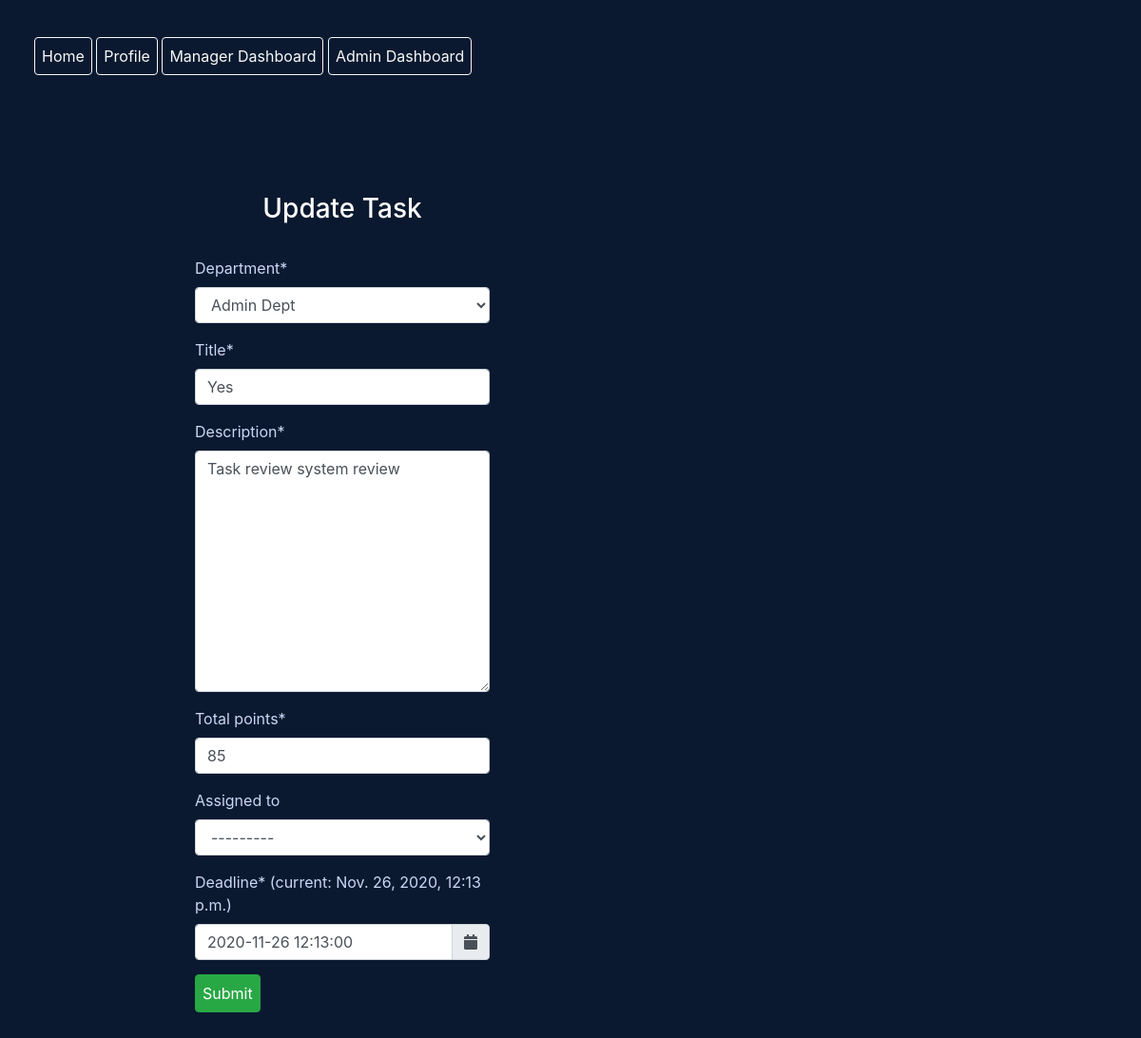
Before: /create/update-task/2 (signed in) with the older database file.
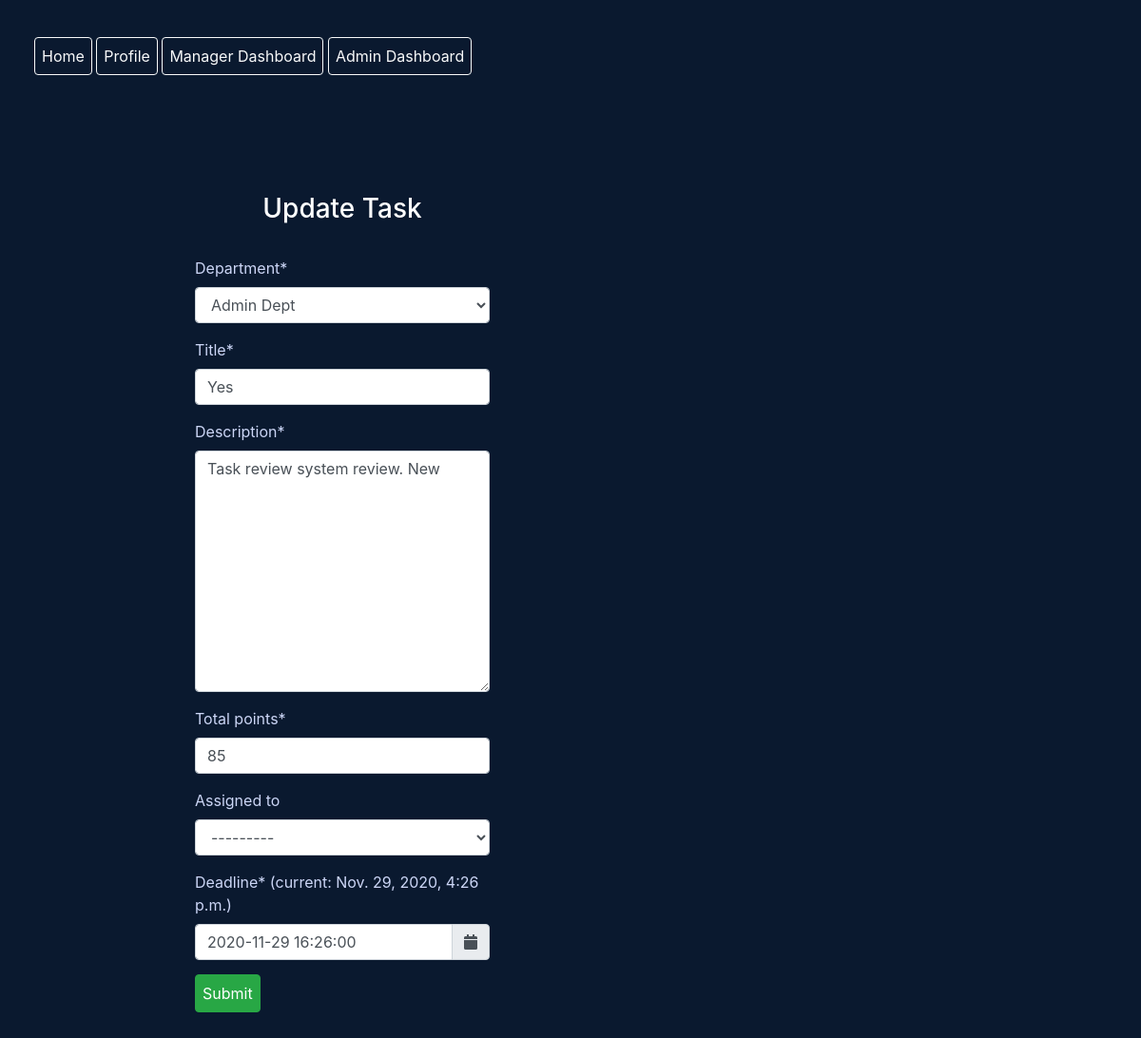
After: the same page with the newer database file.
### createMode/models.py (models this page shows, shortened)
class Task(models.Model):
	title = models.CharField(max_length=240)
	description = models.TextField()
	total_points = models.PositiveIntegerField(validators=[MinValueValidator(10), MaxValueValidator(100)])
	department = models.ForeignKey(Department, on_delete=models.CASCADE)
	deadline = models.DateTimeField()
	assigned_to = models.ForeignKey(User, on_delete=models.SET_NULL, blank=True, null=True, related_name='assigned_to_user')
	created_by = models.ForeignKey(User, on_delete=models.SET_NULL, blank=True, null=True, related_name='created_by_user')
	created_at = models.DateTimeField(auto_now_add=True)
	submitted = models.BooleanField(default=False)
	reviewed = models.BooleanField(default=False)
	review_id = models.PositiveIntegerField(blank=True, null=True)
	is_accepted = models.BooleanField(default=False)
	is_rejected = models.BooleanField(default=False)

### createMode/views.py (the view, shortened to what this page needs)
# urls.py: path('update-task/<int:pk>', TaskUpdateView.as_view(), name='update-task'),
class TaskUpdateView(LoginRequiredMixin, ManagerRequiredMixin, UpdateView):
    model = Task
    form_class = TaskForm
    template_name = 'createMode/update_task.html'
    def get_form_kwargs(self):
        kwargs = super(TaskUpdateView, self).get_form_kwargs()
        kwargs.update({'user': self.request.user})
        return kwargs

### createMode/forms.py
class TaskForm(forms.ModelForm):
	deadline = forms.DateTimeField(
        input_formats=['%d/%m/%Y %H:%M'],
        widget=forms.DateTimeInput(attrs={
            'class': 'form-control datetimepicker-input',
            'data-target': '#datetimepicker1'
        })
       )
	class Meta:
		model = Task
		fields = ('department', 'title', 'description', 'total_points', 'assigned_to', 'deadline')
	def __init__(self, *args, **kwargs):
		department = EmployeeJobInfo.objects.filter(user=kwargs.pop('user'))[0].department
		super(TaskForm, self).__init__(*args, **kwargs)
		self.fields['department'].queryset = Department.objects.filter(pk = department.pk)
		self.fields['assigned_to'].queryset = User.objects.select_related('employeejobinfo').filter(employeejobinfo__department=department)

### core/models.py (called while the page is built)
	def __str__(self):
		return self.name

### createMode/views.py (called while the page is built)
    def dispatch(self, request, *args, **kwargs):
        usr = request.user
        usr_job_info = EmployeeJobInfo.objects.get(user=usr)
        if usr.is_authenticated and usr_job_info.isManager:
            pass
        else:
            return redirect('core:index')
        return super().dispatch(request, *args, **kwargs)

### createMode/templates/createMode/update_task.html (shortened to what this page needs)
{% extends 'core/base.html' %}
{% load crispy_forms_tags %}
{% load static %}
{% block head %}
    <link rel="stylesheet" href="https://cdnjs.cloudflare.com/ajax/libs/tempusdominus-bootstrap-4/5.1.2/css/tempusdominus-bootstrap-4.min.css" />
{% endblock %}
{% block content %}
	<div class="infoupdateform container">
		<h3>Update Task</h3>
			<form method="POST" class="form-group">
		  		{% for field in form %}
		  			{% if field.name != "deadline" %}
		  				{{ field|as_crispy_field }}
		  			{% endif %}
		  		{% endfor %}
			  	<label for="datetimepicker1" class="">
	                Deadline* (current: {{ form.deadline.value }})
	            </label>
				<div class="input-group date" id="datetimepicker1" data-target-input="nearest">
			  		{{ form.deadline }}
			 		 <div class="input-group-append" data-target="#datetimepicker1" data-toggle="datetimepicker">
			    		<div class="input-group-text"><i class="fa fa-calendar"></i></div>
			 			 </div>
					</div>
					<button type="submit" class="btn btn-success">Submit</button>
	</div>
{%  endblock %}

Changed rows visible on the page:
changed Task "Admin Dept": description "Task review system review" → "Task review system review. New"; deadline "2020-11-26 12:13:00" → "2020-11-29 16:26:00"
Other visible differences:
text no longer shown: "Nov. 26, 2020, 12:13 p.m."
text now shown: "Nov. 29, 2020, 4:26 p.m."
